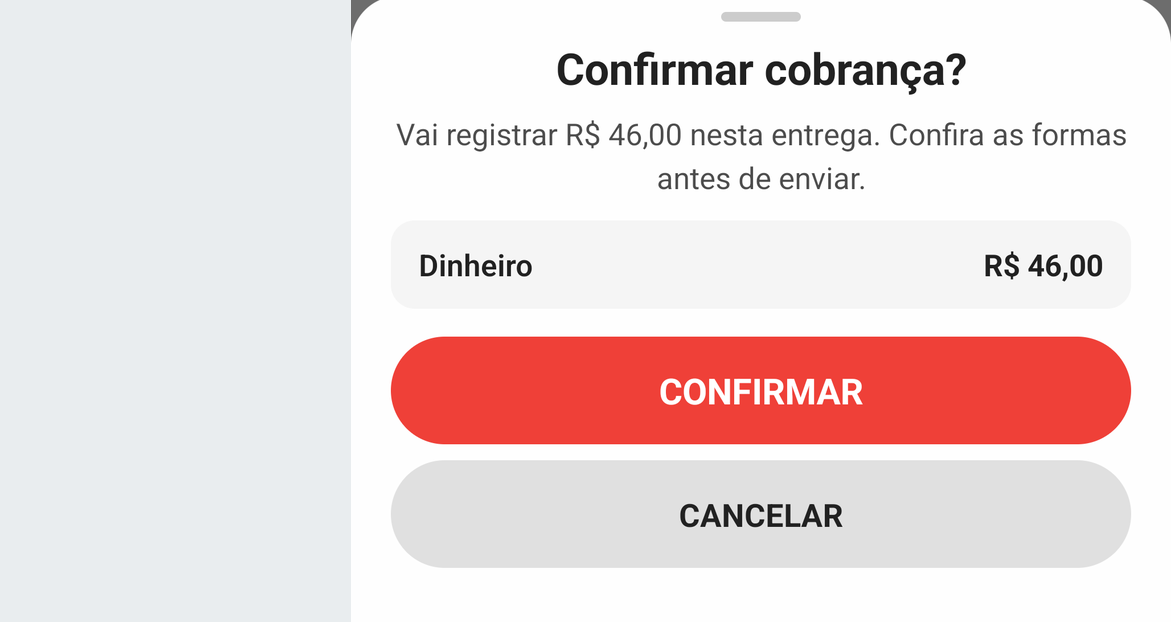
#> input picture manuais/app-entregador-cobranca/imagens-puras/07-confirmar-cobranca.png, 1171 x 622 px, given in place of 01-historico.png, which was not available
$ python annotate.py
#> lines starting #> are read from the running program, lines starting #| are printed output that depends on the picture; pictures that were not available may be replaced by others from this repository, and a replacement may not be noted
"""Anota screenshots — #20 Cashback operar."""
import os, math
from PIL import Image, ImageDraw, ImageFont

SRC = "imagens-puras"
OUT = "imagens-tratadas"
os.makedirs(OUT, exist_ok=True)

GREEN = (22, 150, 78)
WHITE = (255, 255, 255)
A_LINE = 220
A_BADGE = 235
FONT_CANDIDATES = [
    r"C:\Windows\Fonts\arialbd.ttf",
    "/usr/share/fonts/truetype/croscore/Arimo-Bold.ttf",
    "/usr/share/fonts/truetype/dejavu/DejaVuSans-Bold.ttf",
]


def font(sz):
    for c in FONT_CANDIDATES:
        if os.path.exists(c):
            return ImageFont.truetype(c, sz)
    raise RuntimeError("fonte bold nao encontrada")


def draw_arrow(d, x0, y0, x1, y1, w):
    col = GREEN + (A_LINE,)
    d.line([(x0, y0), (x1, y1)], fill=col, width=w)
    ang = math.atan2(y1 - y0, x1 - x0)
    L = w * 3.6
    for s in (0.45, -0.45):
        d.line([(x1, y1), (x1 - L * math.cos(ang - s), y1 - L * math.sin(ang - s))], fill=col, width=w)


def badge(d, cx, cy, r, num, fnt):
    d.ellipse([cx - r - 2, cy - r - 2, cx + r + 2, cy + r + 2], fill=WHITE + (235,))
    d.ellipse([cx - r, cy - r, cx + r, cy + r], fill=GREEN + (A_BADGE,))
    t = str(num)
    bb = d.textbbox((0, 0), t, font=fnt)
    d.text((cx - (bb[2] - bb[0]) / 2 - bb[0], cy - (bb[3] - bb[1]) / 2 - bb[1]), t, fill=WHITE, font=fnt)


def annotate(name, markers, ring=None):
#> called with name = '01-historico.png'
    img = Image.open(os.path.join(SRC, name)).convert("RGBA")
    W, H = img.size
#> W = 1171; H = 622
    overlay = Image.new("RGBA", (W, H), (0, 0, 0, 0))
#> overlay: PIL image 1171x622 RGBA; every value is 0
    d = ImageDraw.Draw(overlay)
    r = int(W * 0.0125)
#> r = 14
    fnt = font(int(r * 1.2))
    w = max(2, int(W * 0.0022))
#> w = 2
    for (fx, fy, fw, fh) in (ring or []):
        x0, y0 = fx * W, fy * H
        d.rectangle([x0, y0, x0 + fw * W, y0 + fh * H], outline=GREEN + (A_LINE,), width=w)
    for (num, tx, ty, bx, by) in markers:
        TX, TY = tx * W, ty * H
        BX, BY = bx * W, by * H
        ang = math.atan2(TY - BY, TX - BX)
        sx = BX + (r + 5) * math.cos(ang)
        sy = BY + (r + 5) * math.sin(ang)
        draw_arrow(d, sx, sy, TX, TY, w)
        badge(d, BX, BY, r, num, fnt)
    Image.alpha_composite(img, overlay).convert("RGB").save(os.path.join(OUT, name))
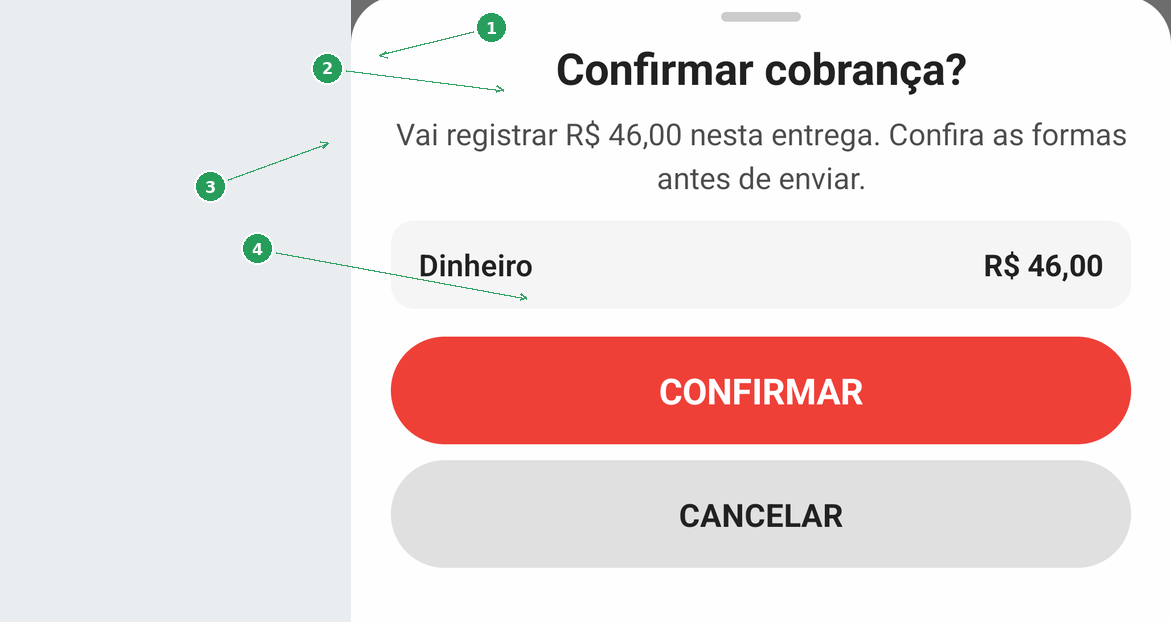
#> saved as 01-historico.png: PIL image 1171x622 RGB; mean R, G, B 237.1, 220.8, 220.3
    print("OK", name)


PHONE_W = 380
GAP = 18
PAD = 22
CAP_H = 44


def montar_celulares(nome_out, paineis):
    """Junta prints de celular lado a lado. paineis: [(arquivo, titulo)]."""
    fnt = font(20)
    phones = []
    for nome, _ in paineis:
        im = Image.open(os.path.join(SRC, nome)).convert("RGB")
        h = int(im.height * PHONE_W / im.width)
        phones.append(im.resize((PHONE_W, h), Image.Resampling.LANCZOS))
    ph_h = phones[0].height
    n = len(phones)
    W = PAD * 2 + n * PHONE_W + (n - 1) * GAP
    H = PAD + CAP_H + ph_h + PAD
    canvas = Image.new("RGB", (W, H), (244, 244, 245))
    d = ImageDraw.Draw(canvas)
    for i, (im, (_, titulo)) in enumerate(zip(phones, paineis)):
        x = PAD + i * (PHONE_W + GAP)
        y = PAD + CAP_H
        bb = d.textbbox((0, 0), titulo, font=fnt)
        tw = bb[2] - bb[0]
        d.text((x + (PHONE_W - tw) / 2, PAD + 10), titulo, fill=(40, 40, 40), font=fnt)
        mask = Image.new("L", (PHONE_W, ph_h), 0)
        ImageDraw.Draw(mask).rounded_rectangle([0, 0, PHONE_W - 1, ph_h - 1], radius=26, fill=255)
        canvas.paste(im, (x, y), mask)
        d.rounded_rectangle([x, y, x + PHONE_W - 1, y + ph_h - 1], radius=26, outline=(200, 200, 200), width=2)
    canvas.save(os.path.join(SRC, nome_out))
    print("MONTAR", nome_out, canvas.size)
    return W, H, ph_h


def no_painel(i, tx, ty, W, H, ph_h):
    x = PAD + i * (PHONE_W + GAP) + tx * PHONE_W
    y = PAD + CAP_H + ty * ph_h
    return x / W, y / H


annotate("01-historico.png", [
    (1, 0.325, 0.090, 0.420, 0.045),
    (2, 0.430, 0.145, 0.280, 0.110),
    (3, 0.280, 0.230, 0.180, 0.300),
    (4, 0.450, 0.480, 0.220, 0.400),
])
annotate("02-saldo-clientes.png", [
    (1, 0.400, 0.090, 0.500, 0.045),
    (2, 0.350, 0.265, 0.250, 0.210),
    (3, 0.350, 0.400, 0.250, 0.470),
    (4, 0.720, 0.265, 0.860, 0.210),
])
#> call 2 of annotate, with name = '02-saldo-clientes.png'
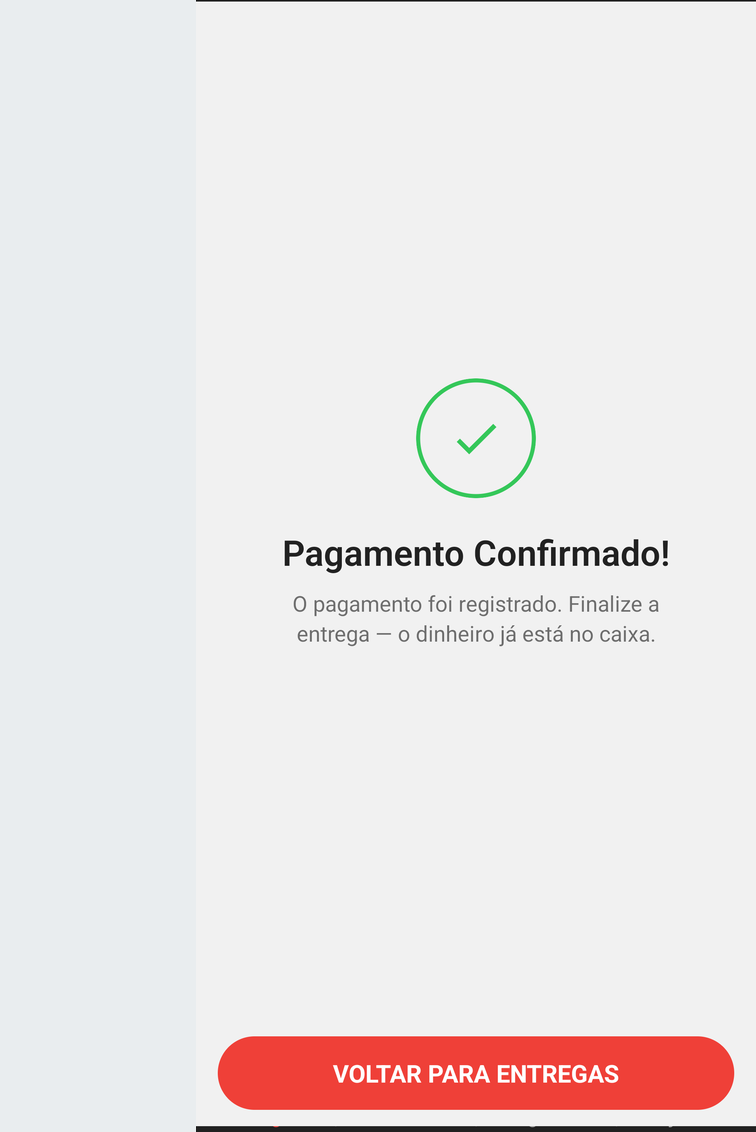
#> input picture manuais/app-entregador-cobranca/imagens-puras/17-pagamento-sem-baixa.png, 756 x 1132 px, given in place of 02-saldo-clientes.png, which was not available
#> in annotate (call 2), `overlay = Image.new("RGBA", (W, H), (0, 0, 0, 0))`: overlay: PIL image 756x1132 RGBA; every value is 0
annotate("03-detalhe-cliente.png", [
    (1, 0.830, 0.235, 0.700, 0.175),
    (2, 0.740, 0.320, 0.660, 0.380),
    (3, 0.920, 0.320, 0.960, 0.380),
    (4, 0.830, 0.600, 0.700, 0.540),
])
#> call 3 of annotate, with name = '03-detalhe-cliente.png'
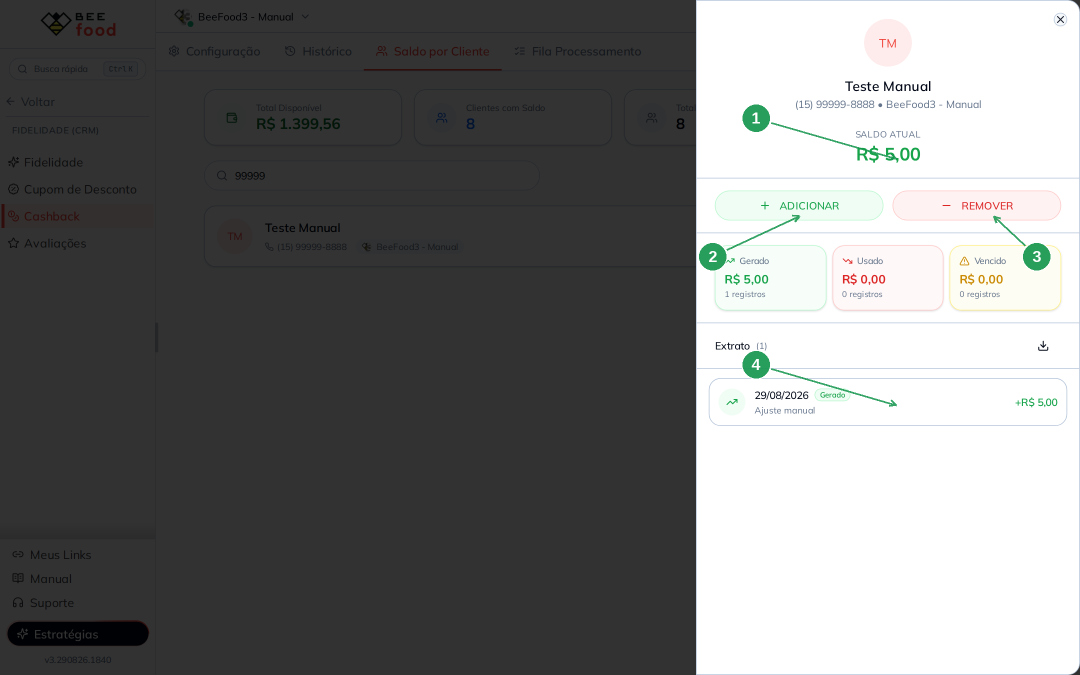
#> input picture manuais/cashback-operar/imagens-tratadas/03-detalhe-cliente.png, 2160 x 1350 px, found by its file name (shown at 1/2 size)
#> in annotate (call 3), `overlay = Image.new("RGBA", (W, H), (0, 0, 0, 0))`: overlay: PIL image 2160x1350 RGBA; every value is 0
annotate("04-modal-ajuste.png", [
    (1, 0.490, 0.430, 0.320, 0.370),
    (2, 0.490, 0.550, 0.320, 0.610),
    (3, 0.490, 0.690, 0.320, 0.750),
    (4, 0.560, 0.795, 0.720, 0.750),
])
#> call 4 of annotate, with name = '04-modal-ajuste.png'
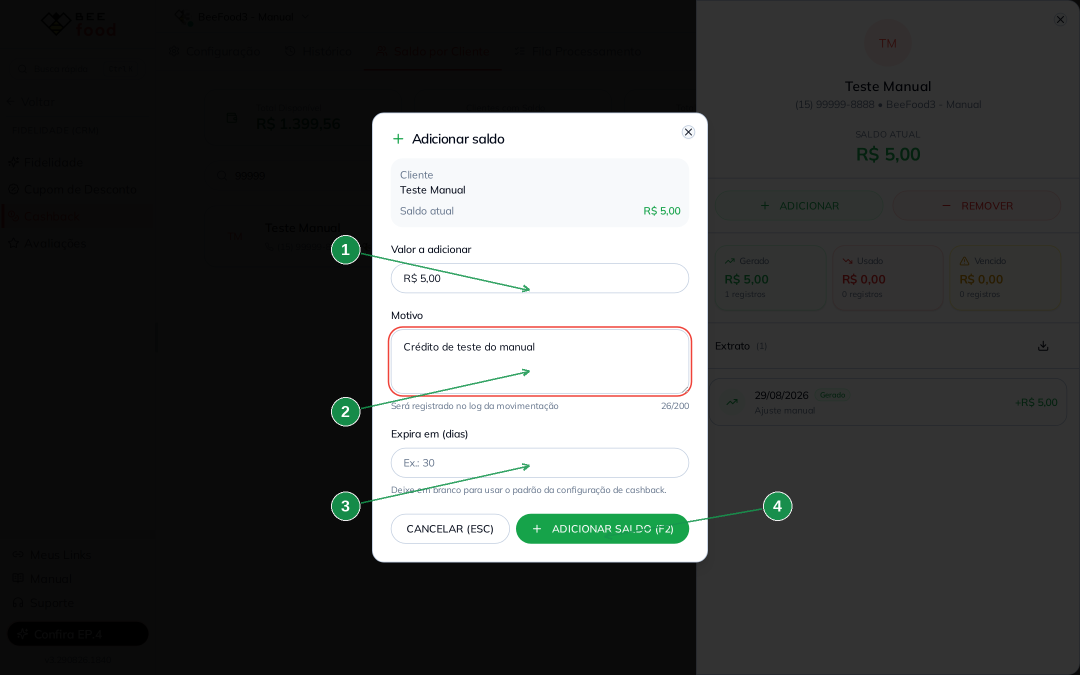
#> input picture manuais/cashback-operar/imagens-tratadas/04-modal-ajuste.png, 2160 x 1350 px, found by its file name (shown at 1/2 size)
annotate("05-modal-remover.png", [
    (1, 0.490, 0.455, 0.320, 0.395),
    (2, 0.490, 0.600, 0.320, 0.660),
    (3, 0.500, 0.500, 0.720, 0.455),
    (4, 0.560, 0.795, 0.720, 0.750),
])
#> in annotate (call 5), `Image.alpha_composite(img, overlay).convert("RGB").save(os.path.join(O..`:
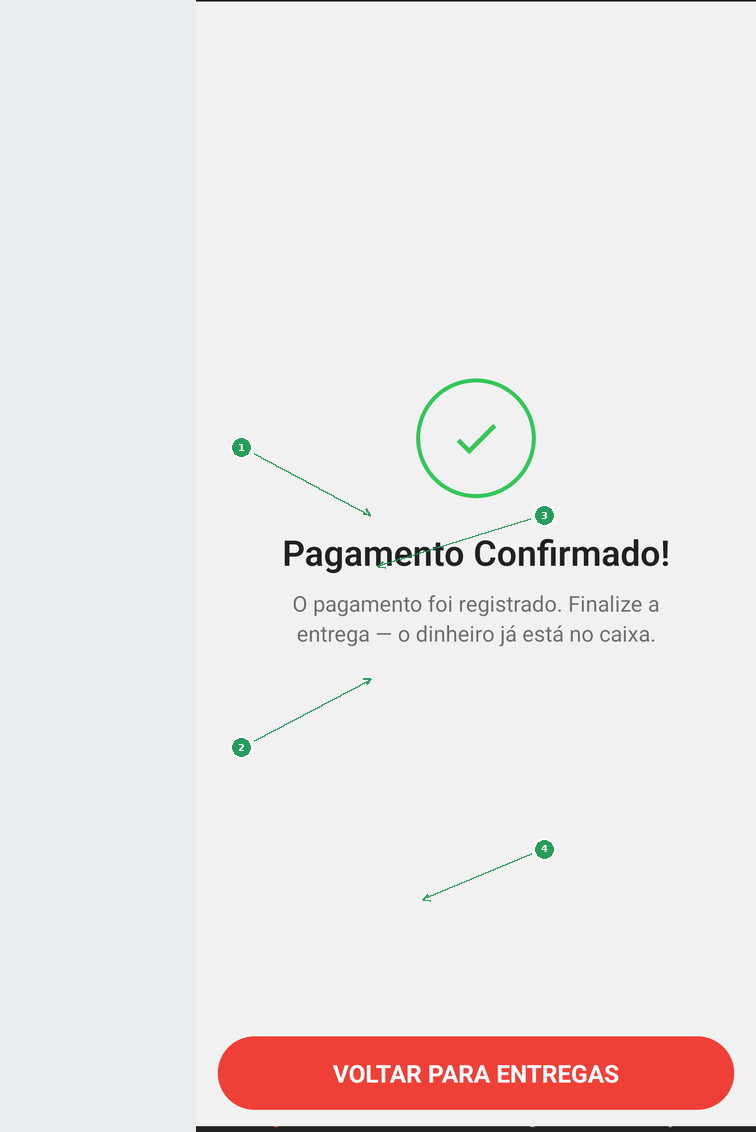
#> saved as 05-modal-remover.png: PIL image 756x1132 RGB; mean R, G, B 235.7, 230.2, 230
#> (the run stopped early here; a loop or call above may not have finished)
